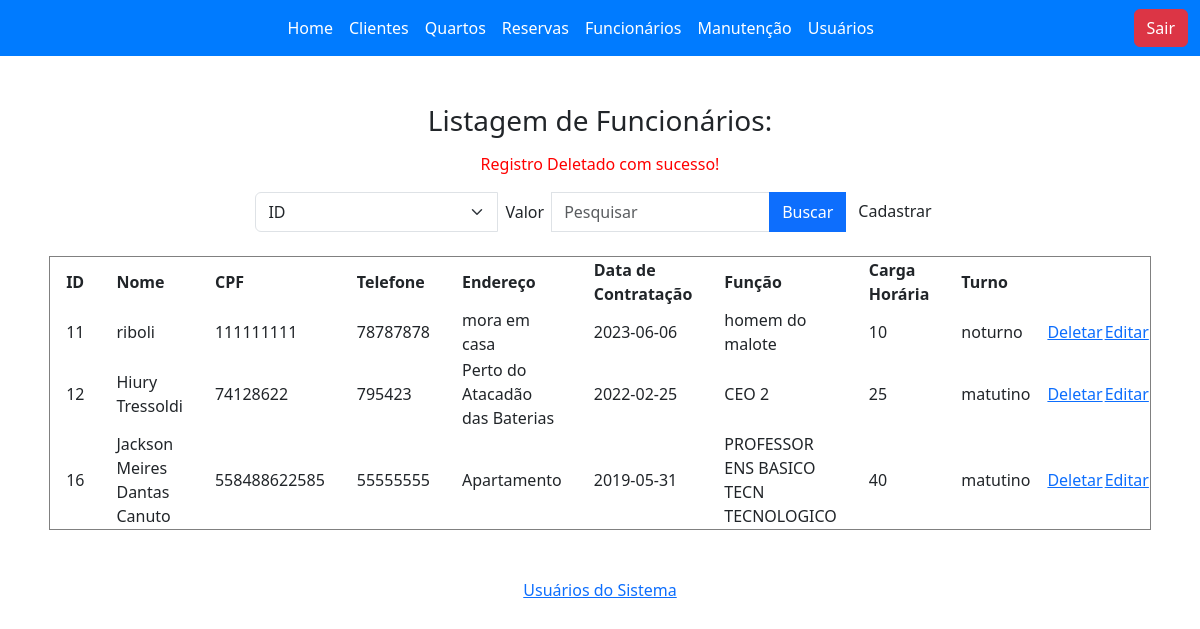
Page /view/funcionarioList.php?id=11 on the committed database.
### tables this page shows
CREATE TABLE `funcionario` (
  `id` mediumint(9) NOT NULL,
  `nome` varchar(150) NOT NULL,
  `cpf` varchar(150) NOT NULL,
  `telefone` varchar(150) NOT NULL,
  `endereco` varchar(150) NOT NULL,
  `data_contratacao` varchar(45) NOT NULL,
  `funcao` varchar(150) NOT NULL,
  `carga_horaria` int(11) NOT NULL,
  `turno` varchar(150) NOT NULL
);

### model/DB.class.php (called while the page is built, shortened)
<?php
class BD
{
    private $host = "php-mysql";
    private $dbname = "db_aula";
    private $port = 3306;
    private $usuario = "root";
    private $senha = "root";
    private $db_charset = "utf8";
    public function conn()
    {
        $conn = "mysql:host=$this->host;dbname=$this->dbname;port=$this->port";
        return new PDO(
            $conn,
            $this->usuario,
            $this->senha,
            [PDO::MYSQL_ATTR_INIT_COMMAND => "SET NAMES " . $this->db_charset]
        );
    }
    public function select($nome_tabela)
    {
        $conn = $this->conn();
        $sql = "SELECT * FROM $nome_tabela;";
        $st = $conn->prepare($sql);
        $st->execute();
        return $st->fetchAll(PDO::FETCH_CLASS);
    }
}

### controller/funcionarioController.php (called while the page is built, shortened)
<?php
include "../model/DB.class.php";
class funcionarioController
{
    private $model;
    private $table = "funcionario";
    public function __construct()
    {
        $this->model = new BD();
    }
    public function carregar()
    {
        return $this->model->select($this->table);
    }
    public function deletar($id)
    {
        $this->model->deletar($this->table, $id);
    }
}

### view/funcionarioList.php (the view, shortened to what this page needs)
<?php
include_once '../controller/funcionarioController.php';
include "base/header.php";
$funcionario = new funcionarioController();
if (!empty($_GET['id'])) {
    $funcionario->deletar($_GET['id']);
}
if (!empty($_POST)) {
    $load = $funcionario->pesquisar($_POST);
} else {
    $load = $funcionario->carregar();
}
?>
<div class="p-5 w-100 d-flex justify-content-center">
    <h3 style="margin-bottom: -3rem;">Listagem de Funcionários:</h3>
</div>
<div class="d-flex justify-content-center">
    <p style="color:red;">
        <?php echo (!empty($_SESSION["msg"]) ? $_SESSION["msg"] : "") ?>
    </p>
</div>
<div class="d-flex w-100 justify-content-center">
    <div class="d-flex w-75 justify-content-center flex-wrap">
        <form action="funcionarioList.php" method="post" class="mb-4">
            <div class="input-group">
                <select name="campo" class="form-select">
                    <option value="id">ID</option>
                </select>
                <label class="p-2">Valor</label>
                <input type="text" name="valor" placeholder="Pesquisar" class="form-control" />
                <button type="submit" class="btn btn-primary">Buscar</button>
                <a class="btn btn-tertiary" href="./funcionarioForm.php">Cadastrar</a>
            </div>
        </form>
        <table border="1" style="margin-bottom:3rem;">
            <tr>
                <th style="padding-left: 1rem; padding-right: 1rem;">ID</th>
                <th style="padding-left: 1rem; padding-right: 1rem;">Nome</th>
                <th style="padding-left: 1rem; padding-right: 1rem;">CPF</th>
                <th style="padding-left: 1rem; padding-right: 1rem;">Telefone</th>
                <th style="padding-left: 1rem; padding-right: 1rem;">Endereço</th>
                <th style="padding-left: 1rem; padding-right: 1rem;">Data de Contratação</th>
                <th style="padding-left: 1rem; padding-right: 1rem;">Função</th>
                <th style="padding-left: 1rem; padding-right: 1rem;">Carga Horária</th>
                <th style="padding-left: 1rem; padding-right: 1rem;">Turno</th>
                <th></th>
                <th></th>
            </tr>
            <?php
            foreach ($load as $item) {
                echo "<tr>";
                echo "<td style='padding-left: 1rem; padding-right: 1rem;'>" . $item->id . "</td>";
                echo "<td style='padding-left: 1rem; padding-right: 1rem;'>" . $item->nome . "</td>";
                echo "<td style='padding-left: 1rem; padding-right: 1rem;'>" . $item->telefone . "</td>";
                echo "<td style='padding-left: 1rem; padding-right: 1rem;'>" . $item->cpf . "</td>";
                echo "<td style='padding-left: 1rem; padding-right: 1rem;'>" . $item->endereco . "</td>";
                echo "<td style='padding-left: 1rem; padding-right: 1rem;'>" . $item->data_contratacao . "</td>";
                echo "<td style='padding-left: 1rem; padding-right: 1rem;'>" . $item->funcao . "</td>";
                echo "<td style='padding-left: 1rem; padding-right: 1rem;'>" . $item->carga_horaria . "</td>";
                echo "<td style='padding-left: 1rem; padding-right: 1rem;'>" . $item->turno . "</td>";
                echo "<td><a onclick='return confirm(\"Deseja Excluir? \")' href='funcionarioList.php?id=$item->id'>Deletar</a></td>";
                echo "<td><a href='funcionarioForm.php?id=$item->id'>Editar</a></td>";
            }
            ?>
        </table>
    </div>
</div>
<div class="d-flex justify-content-center">
    <a href="./usuarioList.php" class="mb-5">Usuários do Sistema</a>
</div>

### rows in the picture
funcionario: id "11", nome "riboli", telefone "111111111", cpf "78787878", endereco "mora em casa", data_contratacao "2023-06-06", funcao "homem do malote", carga_horaria "10", turno "noturno"
funcionario: id "12", nome "Hiury Tressoldi", telefone "74128622", cpf "795423", endereco "Perto do Atacadão das Baterias", data_contratacao "2022-02-25", funcao "CEO 2", carga_horaria "25", turno "matutino"
funcionario: id "16", nome "Jackson Meires Dantas Canuto", telefone "558488622585", cpf "55555555", endereco "Apartamento", data_contratacao "2019-05-31", funcao "PROFESSOR ENS BASICO TECN TECNOLOGICO", carga_horaria "40", turno "matutino"

### other values in the picture
$_SESSION["msg"] "Registro Deletado com sucesso!"
